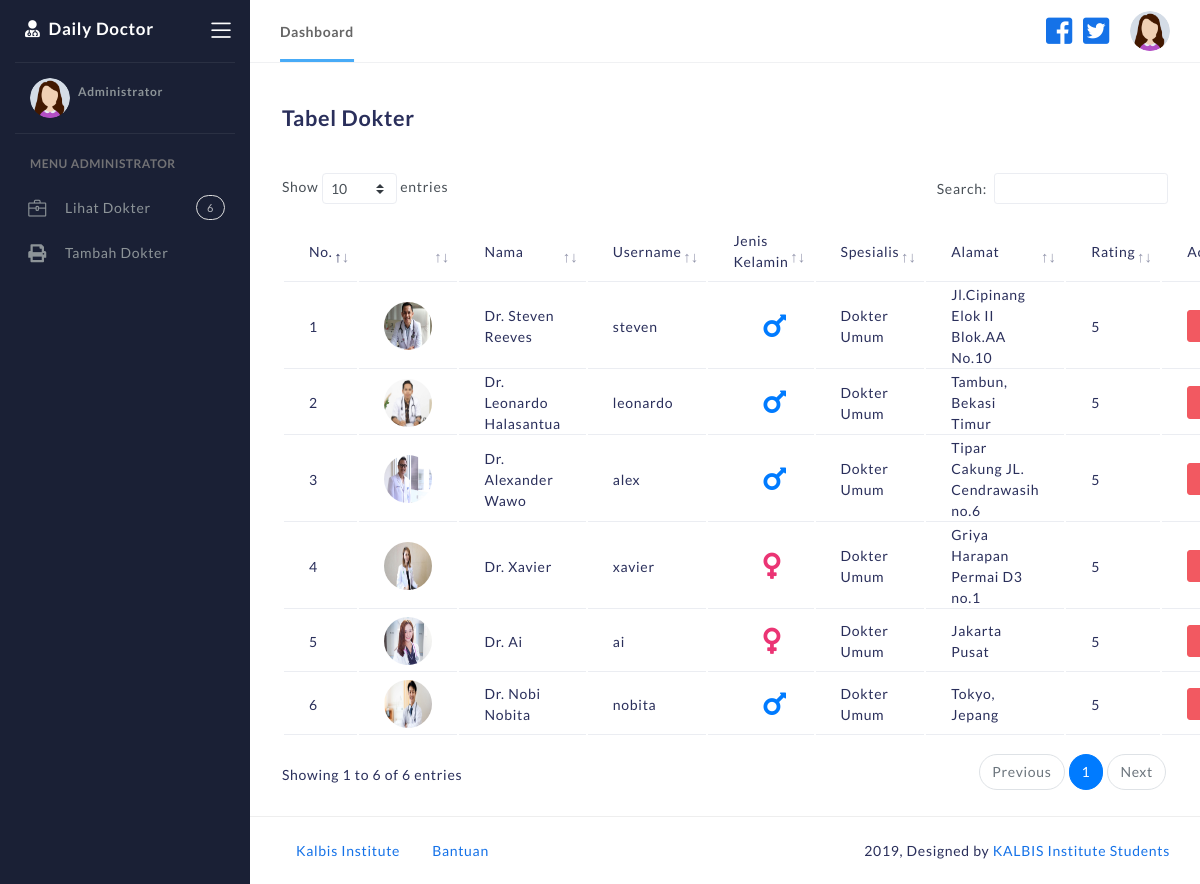
Screenshot of /index.php/admin with the database file from the repository.
### tables this page shows
CREATE TABLE `tb_dokter` (
  `id` int(11) NOT NULL,
  `nama` varchar(255) NOT NULL,
  `username` varchar(255) NOT NULL,
  `email` varchar(255) NOT NULL,
  `password` varchar(255) NOT NULL,
  `jk` varchar(255) NOT NULL,
  `spesialis` varchar(255) NOT NULL,
  `alamat` varchar(255) NOT NULL,
  `foto` varchar(255) NOT NULL,
  `rating` int(11) NOT NULL,
  `role` int(11) NOT NULL
);

### application/controllers/Admin.php (called while the page is built, shortened)
<?php
class Admin extends CI_Controller {
public function index(){
	$this->db->select("*");
	$this->db->from("tb_user");
	$this->db->where("email",$this->session->userdata('email'));
	$data['user'] = $this->db->get()->row_array();
	$this->db->select("*");
	$this->db->from("tb_dokter");
	$data['dokter'] = $this->db->get()->result_array();
	$query = $this->db->query('SELECT * FROM tb_dokter');
	$data['jum_dokter'] = $query->num_rows();
	$this->load->view('templates/header',$data);
	$this->load->view('admin',$data);
	$this->load->view('templates/footer');
	}
}

### index.php (called while the page is built, shortened)
<?php
require_once BASEPATH.'core/CodeIgniter.php';

### application/views/admin.php (the view)
<div class="main-panel full-height">
	<div class="container">
		<div class="page-inner">
			<div class="d-flex align-items-left align-items-md-center flex-column flex-md-row pt-3 pb-4">
				<div>
					<h2 class="pb-2 fw-bold">Tabel Dokter</h2>
				</div>
			</div>
			<table class="table" id="antriansaya">
				<thead class="">
					<td>No.</td>
					<td></td>
					<td>Nama</td>
					<td>Username</td>
					<td>Jenis Kelamin</td>
					<td>Spesialis</td>
					<td>Alamat</td>
					<td>Rating</td>
					<td>Action</td>
				</thead>
				<?php
				$i = 1;
				foreach($dokter as $row): ?>
				<tr>
					<td><?= $i ?></td>
					<td><img class="avatar rounded-circle" src="<?= base_url('assets/img/dokter/').$row['foto'] ?>"></td>
					<td><?= $row['nama'] ?></td>
					<td><?= $row['username'] ?></td>
					<td><?php if($row['jk']=="Laki-Laki"): ?>
					<i style="color:#007bff; margin-left:30px; font-size:30px;" class="fas fa-mars"></i>
					<?php else: ?>
					<i style="color:#eb3474; margin-left:30px; font-size:30px;" class="fas fa-venus"></i>
					<?php endif; ?></td>
					<td><?= $row['spesialis'] ?></td>
					<td><?= $row['alamat'] ?></td>
					<td><?= $row['rating'] ?></td>
					<td><a href="<?= base_url('admin/hapus/') ?><?= $row['id'] ?>"><button class="btn btn-sm btn-danger">Hapus</button></a></td>
				</tr>
				<?php
				$i++;
				endforeach; ?>
			</table>
		</div>
	</div>

### application/views/templates/header.php (shortened to what this page needs)
<!DOCTYPE html>
<html lang="en">
<head>
	<link rel="stylesheet" href="<?= base_url('assets/css/bootstrap.min.css') ?>">
	<link rel="stylesheet" href="<?= base_url('assets/css/atlantis.css') ?>">
</head>
<body data-background-color="bg2">
	<div class="wrapper fullheight-side no-box-shadow-style">
		<div class="logo-header position-fixed" data-background-color="dark">
			<a href="<?= base_url('dashboard') ?>" style="color:white" class="logo">
				<i class="fas fa-user-md"></i>&nbsp; <b>Daily Doctor</b>
			</a>
			<div class="nav-toggle">
				<button class="btn btn-toggle toggle-sidebar">
					<i class="icon-menu"></i>
				</button>
			</div>
		</div>
		<div class="sidebar" data-background-color="dark">
			<div class="sidebar-wrapper scrollbar scrollbar-inner">
				<div class="sidebar-content">
					<div class="user">
						<div class="avatar-sm float-left mr-2">
							<?php if($user['role']==1): ?>
							<img src="<?= base_url('assets/img/dokter/')?><?= $user['foto'] ?>" alt="..." class="avatar-img rounded-circle">
							<?php else: ?>
							<?php if($user['jk']=="Laki-Laki"): ?>
							<img src="<?= base_url('assets/img/man.png')?>" alt="..." class="avatar-img rounded-circle">
							<?php else: ?>
							<img src="<?= base_url('assets/img/girl.png')?>" alt="..." class="avatar-img rounded-circle">
						<?php endif; ?>
						<?php endif; ?>
						</div>
						<div class="info">
							<a data-toggle="collapse" aria-expanded="true">
								<span>
									<?php if($user['role']==1): ?>
									<span class="user-level">Dokter</span>
									<?php elseif($user['role']==2): ?>
										<span class="user-level">Pasien</span>
									<?php else: ?>
										<span class="user-level">Administrator</span>
										<?php endif; ?>
								</span>
							</a>
							<div class="clearfix"></div>
						</div>
					</div>
					<ul class="nav nav-warning">
						<?php if($user['role']==1): ?>
						<li class="nav-section">
							<span class="sidebar-mini-icon">
								<i class="fa fa-ellipsis-h"></i>
							</span>
							<h4 class="text-section">Menu Dokter</h4>
						</li>
						<li class="nav-item">
							<a href="<?= base_url('dokter/antriansaya') ?>">
								<i class="fas fa-file-contract"></i>
								<p>Antrian Saya</p>
								<span class="badge badge-count"><?= $jum_antrian ?></span>
							</a>
						</li>
						<!-- <li class="nav-item">
							<a href="<?= base_url('dokter/statistikpasien') ?>">
								<i class="fas fa-chart-bar"></i>
								<p>Statistik Pasien</p>
							</a>
						</li> -->
						<li class="nav-item">
							<a href="<?= base_url('dokter/historykonsultasi') ?>">
								<i class="fas fa-print"></i>
								<p>History Konsultasi</p>
							</a>
						</li>
					<?php elseif($user['role']==0): ?>
						<li class="nav-section">
							<h4 class="text-section">Menu Administrator</h4>
						</li>
						<li class="nav-item">
							<a href="<?= base_url('admin') ?>">
								<i class="icon-briefcase"></i>
								<p>Lihat Dokter</p>
								<span class="badge badge-count"><?= $jum_dokter ?></span>
							</a>
						</li>
						<li class="nav-item">
							<a href="<?= base_url('tambahDokter') ?>">
								<i class="fas fa-print"></i>
								<p>Tambah Dokter</p>
							</a>
						</li>
					</ul>
								<?php endif; ?>
				</div>
			</div>
		</div>
		<nav class="navbar navbar-header navbar-header-transparent navbar-expand-lg border-bottom">
			<div class="container-fluid">
				<nav class="navbar navbar-line navbar-header-left navbar-expand-lg p-0  d-none d-lg-flex">
					<ul class="navbar-nav page-navigation page-navigation-info">
						<li class="nav-item active">
							<a class="nav-link" href="<?= base_url('dashboard') ?>">
								Dashboard
							</a>
						</li>
					</ul>
				</nav>
				<ul class="navbar-nav topbar-nav ml-md-auto align-items-center">
					<li class="nav-item dropdown hidden-caret">
						<a href="http://www.facebook.com"><i class="fab fa-facebook-square" style="font-size:30px"></i></a>
					</li>
					<li class="nav-item dropdown hidden-caret">
						<a href="http://www.twitter.com"><i class="fab fa-twitter-square" style="font-size:30px"></i></a>
					</li>
					<li class="nav-item dropdown hidden-caret">
						<a class="dropdown-toggle profile-pic" data-toggle="dropdown" href="#" aria-expanded="false">
							<div class="avatar-sm">
								<?php if($user['role']==1): ?>
							<img src="<?= base_url('assets/img/dokter/')?><?= $user['foto'] ?>" alt="..." class="avatar-img rounded-circle">
									<?php else: ?>
								<?php if($user['jk']=="Laki-Laki"): ?>
								<img src="<?= base_url('assets/img/man.png') ?>" alt="..." class="avatar-img rounded-circle">
								<?php else: ?>
							<img src="<?= base_url('assets/img/girl.png')?>" alt="..." class="avatar-img rounded-circle">
						<?php endif; ?>
						<?php endif; ?>
							</div>
						</a>
					</li>
				</ul>
			</div>
		</nav>

### application/views/templates/footer.php (shortened to what this page needs)
			<footer class="footer">
				<div class="container-fluid">
					<nav class="pull-left">
						<ul class="nav">
							<li class="nav-item">
								<a class="nav-link" href="http://www.kalbis.ac.id/">
									Kalbis Institute
								</a>
							</li>
							<li class="nav-item">
								<a class="nav-link" href="http://www.kalbis.ac.id/">
									Bantuan
								</a>
							</li>
						</ul>
					</nav>
					<div class="copyright ml-auto">
						2019, Designed by <a href="http://www.kalbis.ac.id/">KALBIS Institute Students</a>
					</div>
				</div>
			</footer>
		</div>
	</div>
</body>
</html>

### rows the page displays
tb_dokter: foto (picture), nama "Dr. Steven Reeves", username "steven", jk "Laki-Laki" (drawn), spesialis "Dokter Umum", alamat "Jl.Cipinang Elok II Blok.AA No.10", rating "5"
tb_dokter: foto (picture), nama "Dr. Leonardo Halasantua", username "leonardo", jk "Laki-Laki" (drawn), spesialis "Dokter Umum", alamat "Tambun, Bekasi Timur", rating "5"
tb_dokter: foto (picture), nama "Dr. Alexander Wawo", username "alex", jk "Laki-Laki" (drawn), spesialis "Dokter Umum", alamat "Tipar Cakung JL. Cendrawasih no.6", rating "5"
tb_dokter: foto (picture), nama "Dr. Xavier", username "xavier", jk "Perempuan" (drawn), spesialis "Dokter Umum", alamat "Griya Harapan Permai D3 no.1", rating "5"
tb_dokter: foto (picture), nama "Dr. Ai", username "ai", jk "Perempuan" (drawn), spesialis "Dokter Umum", alamat "Jakarta Pusat", rating "5"
tb_dokter: foto (picture), nama "Dr. Nobi Nobita", username "nobita", jk "Laki-Laki" (drawn), spesialis "Dokter Umum", alamat "Tokyo, Jepang", rating "5"

### other values shown
$jum_dokter "6"
